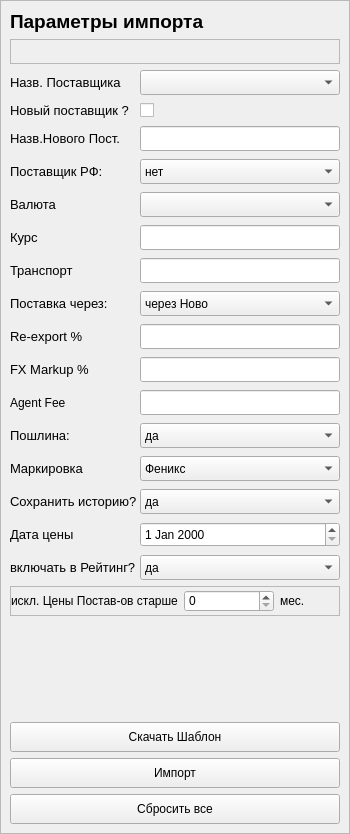
          <widget class="QFrame" name="frame_LeftPanel">
           <property name="minimumSize">
            <size>
             <width>350</width>
             <height>0</height>
            </size>
           </property>
           <property name="maximumSize">
            <size>
             <width>300</width>
             <height>16777215</height>
            </size>
           </property>
           <property name="styleSheet">
            <string notr="true">#frame_LeftPanel {border: 1px solid #f09d54; border-radius: 8px;}</string>
           </property>
           <property name="frameShape">
            <enum>QFrame::Shape::StyledPanel</enum>
           </property>
           <property name="frameShadow">
            <enum>QFrame::Shadow::Raised</enum>
           </property>
           <layout class="QVBoxLayout" name="verticalLayout_left">
            <property name="spacing">
             <number>6</number>
            </property>
            <property name="leftMargin">
             <number>9</number>
            </property>
            <property name="topMargin">
             <number>9</number>
            </property>
            <property name="rightMargin">
             <number>9</number>
            </property>
            <property name="bottomMargin">
             <number>9</number>
            </property>
            <item>
             <widget class="QLabel" name="label_filter_title">
              <property name="font">
               <font>
                <family>Tahoma</family>
                <pointsize>14</pointsize>
                <italic>false</italic>
                <bold>true</bold>
               </font>
              </property>
              <property name="text">
               <string>Параметры импорта</string>
              </property>
             </widget>
            </item>
            <item>
             <widget class="QFrame" name="frame_4">
              <property name="minimumSize">
               <size>
                <width>0</width>
                <height>25</height>
               </size>
              </property>
              <property name="maximumSize">
               <size>
                <width>16777215</width>
                <height>25</height>
               </size>
              </property>
              <property name="frameShape">
               <enum>QFrame::Shape::StyledPanel</enum>
              </property>
              <property name="frameShadow">
               <enum>QFrame::Shadow::Raised</enum>
              </property>
             </widget>
            </item>
            <item>
             <widget class="QFrame" name="frame_import_grid">
              <property name="frameShape">
               <enum>QFrame::Shape::NoFrame</enum>
              </property>
              <property name="frameShadow">
               <enum>QFrame::Shadow::Plain</enum>
              </property>
              <layout class="QGridLayout" name="gridLayout_import">
               <property name="leftMargin">
                <number>0</number>
               </property>
               <property name="topMargin">
                <number>0</number>
               </property>
               <property name="rightMargin">
                <number>0</number>
               </property>
               <property name="bottomMargin">
                <number>0</number>
               </property>
               <property name="horizontalSpacing">
                <number>0</number>
               </property>
               <property name="verticalSpacing">
                <number>8</number>
               </property>
               <item row="3" column="0">
                <widget class="QLabel" name="label_new_supplier">
                 <property name="font">
                  <font>
                   <family>Tahoma</family>
                   <pointsize>10</pointsize>
                   <italic>false</italic>
                   <bold>false</bold>
                  </font>
                 </property>
                 <property name="text">
                  <string>Новый поставщик ?</string>
                 </property>
                </widget>
               </item>
               <item row="14" column="1">
                <widget class="QComboBox" name="cbo_Marking">
                 <property name="minimumSize">
                  <size>
                   <width>0</width>
                   <height>25</height>
                  </size>
                 </property>
                 <property name="maximumSize">
                  <size>
                   <width>16777215</width>
                   <height>25</height>
                  </size>
                 </property>
                 <item>
                  <property name="text">
                   <string>Феникс</string>
                  </property>
                 </item>
                 <item>
                  <property name="text">
                   <string>Поставщик</string>
                  </property>
                 </item>
                </widget>
               </item>
               <item row="8" column="0">
                <widget class="QLabel" name="label_5">
                 <property name="minimumSize">
                  <size>
                   <width>70</width>
                   <height>0</height>
                  </size>
                 </property>
                 <property name="maximumSize">
                  <size>
                   <width>70</width>
                   <height>16777215</height>
                  </size>
                 </property>
                 <property name="font">
                  <font>
                   <family>Tahoma</family>
                   <pointsize>10</pointsize>
                   <italic>false</italic>
                   <bold>false</bold>
                  </font>
                 </property>
                 <property name="text">
                  <string>Транспорт</string>
                 </property>
                </widget>
               </item>
               <item row="9" column="1">
                <widget class="QComboBox" name="cbo_viaNovo">
                 <property name="minimumSize">
                  <size>
                   <width>0</width>
                   <height>25</height>
                  </size>
                 </property>
                 <property name="maximumSize">
                  <size>
                   <width>16777215</width>
                   <height>25</height>
                  </size>
                 </property>
                 <item>
                  <property name="text">
                   <string>через Ново</string>
                  </property>
                 </item>
                 <item>
                  <property name="text">
                   <string>в Мск</string>
                  </property>
                 </item>
                </widget>
               </item>
               <item row="7" column="0">
                <widget class="QLabel" name="label_2">
                 <property name="minimumSize">
                  <size>
                   <width>35</width>
                   <height>0</height>
                  </size>
                 </property>
                 <property name="font">
                  <font>
                   <family>Tahoma</family>
                   <pointsize>10</pointsize>
                   <italic>false</italic>
                   <bold>false</bold>
                  </font>
                 </property>
                 <property name="text">
                  <string>Курс</string>
                 </property>
                </widget>
               </item>
               <item row="11" column="0">
                <widget class="QLabel" name="label_8">
                 <property name="minimumSize">
                  <size>
                   <width>90</width>
                   <height>0</height>
                  </size>
                 </property>
                 <property name="maximumSize">
                  <size>
                   <width>90</width>
                   <height>16777215</height>
                  </size>
                 </property>
                 <property name="font">
                  <font>
                   <family>Tahoma</family>
                   <pointsize>10</pointsize>
                   <italic>false</italic>
                   <bold>false</bold>
                  </font>
                 </property>
                 <property name="text">
                  <string>FX Markup %</string>
                 </property>
                </widget>
               </item>
               <item row="4" column="1">
                <widget class="QLineEdit" name="line_NewSupplier">
                 <property name="minimumSize">
                  <size>
                   <width>0</width>
                   <height>25</height>
                  </size>
                 </property>
                 <property name="maximumSize">
                  <size>
                   <width>16777215</width>
                   <height>25</height>
                  </size>
                 </property>
                 <property name="text">
                  <string/>
                 </property>
                </widget>
               </item>
               <item row="5" column="1">
                <widget class="QComboBox" name="cbo_SupplierRF">
                 <property name="minimumSize">
                  <size>
                   <width>0</width>
                   <height>25</height>
                  </size>
                 </property>
                 <property name="maximumSize">
                  <size>
                   <width>16777215</width>
                   <height>25</height>
                  </size>
                 </property>
                 <item>
                  <property name="text">
                   <string>нет</string>
                  </property>
                 </item>
                 <item>
                  <property name="text">
                   <string>да</string>
                  </property>
                 </item>
                </widget>
               </item>
               <item row="3" column="1">
                <widget class="QCheckBox" name="cbx_NewSupplier">
                 <property name="minimumSize">
                  <size>
                   <width>150</width>
                   <height>0</height>
                  </size>
                 </property>
                 <property name="styleSheet">
                  <string notr="true">color: rgb(0, 0, 0);</string>
                 </property>
                 <property name="text">
                  <string/>
                 </property>
                </widget>
               </item>
               <item row="16" column="1">
                <widget class="QDateEdit" name="date_Price">
                 <property name="minimumSize">
                  <size>
                   <width>0</width>
                   <height>25</height>
                  </size>
                 </property>
                 <property name="maximumSize">
                  <size>
                   <width>16777215</width>
                   <height>25</height>
                  </size>
                 </property>
                </widget>
               </item>
               <item row="6" column="0">
                <widget class="QLabel" name="label">
                 <property name="minimumSize">
                  <size>
                   <width>50</width>
                   <height>0</height>
                  </size>
                 </property>
                 <property name="font">
                  <font>
                   <family>Tahoma</family>
                   <pointsize>10</pointsize>
                   <italic>false</italic>
                   <bold>false</bold>
                  </font>
                 </property>
                 <property name="text">
                  <string>Валюта</string>
                 </property>
                </widget>
               </item>
               <item row="4" column="0">
                <widget class="QLabel" name="label_blank_new_supplier">
                 <property name="font">
                  <font>
                   <family>Tahoma</family>
                   <pointsize>10</pointsize>
                   <italic>false</italic>
                   <bold>false</bold>
                  </font>
                 </property>
                 <property name="text">
                  <string>Назв.Нового Пост.</string>
                 </property>
                </widget>
               </item>
               <item row="9" column="0">
                <widget class="QLabel" name="label_6">
                 <property name="minimumSize">
                  <size>
                   <width>105</width>
                   <height>0</height>
                  </size>
                 </property>
                 <property name="maximumSize">
                  <size>
                   <width>105</width>
                   <height>16777215</height>
                  </size>
                 </property>
                 <property name="font">
                  <font>
                   <family>Tahoma</family>
                   <pointsize>10</pointsize>
                   <italic>false</italic>
                   <bold>false</bold>
                  </font>
                 </property>
                 <property name="text">
                  <string>Поставка через:</string>
                 </property>
                </widget>
               </item>
               <item row="7" column="1">
                <widget class="QLineEdit" name="line_ExchangeRate">
                 <property name="minimumSize">
                  <size>
                   <width>0</width>
                   <height>25</height>
                  </size>
                 </property>
                 <property name="maximumSize">
                  <size>
                   <width>16777215</width>
                   <height>25</height>
                  </size>
                 </property>
                </widget>
               </item>
               <item row="17" column="0">
                <widget class="QLabel" name="label_13">
                 <property name="minimumSize">
                  <size>
                   <width>130</width>
                   <height>0</height>
                  </size>
                 </property>
                 <property name="maximumSize">
                  <size>
                   <width>130</width>
                   <height>16777215</height>
                  </size>
                 </property>
                 <property name="font">
                  <font>
                   <family>Tahoma</family>
                   <pointsize>10</pointsize>
                   <italic>false</italic>
                   <bold>false</bold>
                  </font>
                 </property>
                 <property name="text">
                  <string>включать в Рейтинг?</string>
                 </property>
                </widget>
               </item>
               <item row="5" column="0">
                <widget class="QLabel" name="label_10">
                 <property name="minimumSize">
                  <size>
                   <width>100</width>
                   <height>0</height>
                  </size>
                 </property>
                 <property name="maximumSize">
                  <size>
                   <width>100</width>
                   <height>16777215</height>
                  </size>
                 </property>
                 <property name="font">
                  <font>
                   <family>Tahoma</family>
                   <pointsize>10</pointsize>
                   <italic>false</italic>
                   <bold>false</bold>
                  </font>
                 </property>
                 <property name="text">
                  <string>Поставщик РФ:</string>
                 </property>
                </widget>
               </item>
               <item row="17" column="1">
                <widget class="QComboBox" name="cbo_Rating">
                 <property name="minimumSize">
                  <size>
                   <width>0</width>
                   <height>25</height>
                  </size>
                 </property>
                 <property name="maximumSize">
                  <size>
                   <width>16777215</width>
                   <height>25</height>
                  </size>
                 </property>
                 <item>
                  <property name="text">
                   <string>да</string>
                  </property>
                 </item>
                 <item>
                  <property name="text">
                   <string>нет</string>
                  </property>
                 </item>
                </widget>
               </item>
               <item row="11" column="1">
                <widget class="QLineEdit" name="line_FXMarkup">
                 <property name="minimumSize">
                  <size>
                   <width>0</width>
                   <height>25</height>
                  </size>
                 </property>
                 <property name="maximumSize">
                  <size>
                   <width>16777215</width>
                   <height>25</height>
                  </size>
                 </property>
                </widget>
               </item>
               <item row="2" column="0">
                <widget class="QLabel" name="label_4">
                 <property name="minimumSize">
                  <size>
                   <width>100</width>
                   <height>0</height>
                  </size>
                 </property>
                 <property name="font">
                  <font>
                   <family>Tahoma</family>
                   <pointsize>10</pointsize>
                   <italic>false</italic>
                   <bold>false</bold>
                  </font>
                 </property>
                 <property name="styleSheet">
                  <string notr="true"/>
                 </property>
                 <property name="text">
                  <string>Назв. Поставщика</string>
                 </property>
                </widget>
               </item>
               <item row="14" column="0">
                <widget class="QLabel" name="label_3">
                 <property name="minimumSize">
                  <size>
                   <width>80</width>
                   <height>0</height>
                  </size>
                 </property>
                 <property name="maximumSize">
                  <size>
                   <width>80</width>
                   <height>16777215</height>
                  </size>
                 </property>
                 <property name="font">
                  <font>
                   <family>Tahoma</family>
                   <pointsize>10</pointsize>
                   <italic>false</italic>
                   <bold>false</bold>
                  </font>
                 </property>
                 <property name="text">
                  <string>Маркировка</string>
                 </property>
                </widget>
               </item>
               <item row="8" column="1">
                <widget class="QLineEdit" name="line_Transport">
                 <property name="minimumSize">
                  <size>
                   <width>0</width>
                   <height>25</height>
                  </size>
                 </property>
                 <property name="maximumSize">
                  <size>
                   <width>16777215</width>
                   <height>25</height>
                  </size>
                 </property>
                </widget>
               </item>
               <item row="6" column="1">
                <widget class="QComboBox" name="cbo_Currency">
                 <property name="minimumSize">
                  <size>
                   <width>0</width>
                   <height>25</height>
                  </size>
                 </property>
                 <property name="maximumSize">
                  <size>
                   <width>16777215</width>
                   <height>25</height>
                  </size>
                 </property>
                </widget>
               </item>
               <item row="15" column="1">
                <widget class="QComboBox" name="cbo_History">
                 <property name="minimumSize">
                  <size>
                   <width>0</width>
                   <height>25</height>
                  </size>
                 </property>
                 <property name="maximumSize">
                  <size>
                   <width>16777215</width>
                   <height>25</height>
                  </size>
                 </property>
                 <item>
                  <property name="text">
                   <string>да</string>
                  </property>
                 </item>
                 <item>
                  <property name="text">
                   <string>нет</string>
                  </property>
                 </item>
                </widget>
               </item>
               <item row="10" column="1">
                <widget class="QLineEdit" name="line_Reexport">
                 <property name="minimumSize">
                  <size>
                   <width>0</width>
                   <height>25</height>
                  </size>
                 </property>
                 <property name="maximumSize">
                  <size>
                   <width>16777215</width>
                   <height>25</height>
                  </size>
                 </property>
                </widget>
               </item>
               <item row="16" column="0">
                <widget class="QLabel" name="label_12">
                 <property name="minimumSize">
                  <size>
                   <width>70</width>
                   <height>0</height>
                  </size>
                 </property>
                 <property name="maximumSize">
                  <size>
                   <width>70</width>
                   <height>16777215</height>
                  </size>
                 </property>
                 <property name="font">
                  <font>
                   <family>Tahoma</family>
                   <pointsize>10</pointsize>
                   <italic>false</italic>
                   <bold>false</bold>
                  </font>
                 </property>
                 <property name="text">
                  <string>Дата цены</string>
                 </property>
                </widget>
               </item>
               <item row="13" column="1">
                <widget class="QComboBox" name="cbo_Customs">
                 <property name="minimumSize">
                  <size>
                   <width>0</width>
                   <height>25</height>
                  </size>
                 </property>
                 <property name="maximumSize">
                  <size>
                   <width>16777215</width>
                   <height>25</height>
                  </size>
                 </property>
                 <item>
                  <property name="text">
                   <string>да</string>
                  </property>
                 </item>
                 <item>
                  <property name="text">
                   <string>нет</string>
                  </property>
                 </item>
                </widget>
               </item>
               <item row="15" column="0">
                <widget class="QLabel" name="label_11">
                 <property name="minimumSize">
                  <size>
                   <width>130</width>
                   <height>0</height>
                  </size>
                 </property>
                 <property name="maximumSize">
                  <size>
                   <width>130</width>
                   <height>16777215</height>
                  </size>
                 </property>
                 <property name="font">
                  <font>
                   <family>Tahoma</family>
                   <pointsize>10</pointsize>
                   <italic>false</italic>
                   <bold>false</bold>
                  </font>
                 </property>
                 <property name="text">
                  <string>Сохранить историю?</string>
                 </property>
                </widget>
               </item>
               <item row="10" column="0">
                <widget class="QLabel" name="label_7">
                 <property name="minimumSize">
                  <size>
                   <width>80</width>
                   <height>0</height>
                  </size>
                 </property>
                 <property name="maximumSize">
                  <size>
                   <width>80</width>
                   <height>16777215</height>
                  </size>
                 </property>
                 <property name="font">
                  <font>
                   <family>Tahoma</family>
                   <pointsize>10</pointsize>
                   <italic>false</italic>
                   <bold>false</bold>
                  </font>
                 </property>
                 <property name="text">
                  <string>Re-export %</string>
                 </property>
                </widget>
               </item>
               <item row="13" column="0">
                <widget class="QLabel" name="label_9">
                 <property name="minimumSize">
                  <size>
                   <width>70</width>
                   <height>0</height>
                  </size>
                 </property>
                 <property name="maximumSize">
                  <size>
                   <width>70</width>
                   <height>16777215</height>
                  </size>
                 </property>
                 <property name="font">
                  <font>
                   <family>Tahoma</family>
                   <pointsize>10</pointsize>
                   <italic>false</italic>
                   <bold>false</bold>
                  </font>
                 </property>
                 <property name="text">
                  <string>Пошлина:</string>
                 </property>
                </widget>
               </item>
               <item row="2" column="1">
                <widget class="QComboBox" name="cbo_SupplName">
                 <property name="minimumSize">
                  <size>
                   <width>0</width>
                   <height>25</height>
                  </size>
                 </property>
                 <property name="maximumSize">
                  <size>
                   <width>16777215</width>
                   <height>25</height>
                  </size>
                 </property>
                </widget>
               </item>
               <item row="12" column="1">
                <widget class="QLineEdit" name="line_AgentFee">
                 <property name="minimumSize">
                  <size>
                   <width>0</width>
                   <height>25</height>
                  </size>
                 </property>
                 <property name="maximumSize">
                  <size>
                   <width>16777215</width>
                   <height>25</height>
                  </size>
                 </property>
                </widget>
               </item>
               <item row="12" column="0">
                <widget class="QLabel" name="label_16">
                 <property name="text">
                  <string>Agent Fee</string>
                 </property>
                </widget>
               </item>
              </layout>
             </widget>
            </item>
            <item>
             <widget class="QFrame" name="frame_7">
              <property name="minimumSize">
               <size>
                <width>0</width>
                <height>30</height>
               </size>
              </property>
              <property name="frameShape">
               <enum>QFrame::Shape::StyledPanel</enum>
              </property>
              <property name="frameShadow">
               <enum>QFrame::Shadow::Raised</enum>
              </property>
              <layout class="QHBoxLayout" name="horizontalLayout_6">
               <property name="leftMargin">
                <number>0</number>
               </property>
               <property name="topMargin">
                <number>0</number>
               </property>
               <property name="rightMargin">
                <number>0</number>
               </property>
               <property name="bottomMargin">
                <number>0</number>
               </property>
               <item>
                <widget class="QLabel" name="label_18">
                 <property name="text">
                  <string>искл. Цены Постав-ов старше</string>
                 </property>
                </widget>
               </item>
               <item>
                <widget class="QSpinBox" name="spb_SuppPriceAge">
                 <property name="minimumSize">
                  <size>
                   <width>90</width>
                   <height>0</height>
                  </size>
                 </property>
                 <property name="maximumSize">
                  <size>
                   <width>90</width>
                   <height>16777215</height>
                  </size>
                 </property>
                </widget>
               </item>
               <item>
                <widget class="QLabel" name="label_19">
                 <property name="text">
                  <string>мес.</string>
                 </property>
                </widget>
               </item>
              </layout>
             </widget>
            </item>
            <item>
             <spacer name="verticalSpacer_left">
              <property name="orientation">
               <enum>Qt::Orientation::Vertical</enum>
              </property>
              <property name="sizeHint" stdset="0">
               <size>
                <width>20</width>
                <height>100</height>
               </size>
              </property>
             </spacer>
            </item>
            <item>
             <widget class="QPushButton" name="btn_DownFile">
              <property name="minimumSize">
               <size>
                <width>0</width>
                <height>30</height>
               </size>
              </property>
              <property name="maximumSize">
               <size>
                <width>16777215</width>
                <height>30</height>
               </size>
              </property>
              <property name="text">
               <string>Скачать Шаблон</string>
              </property>
              <property name="icon">
               <iconset resource="../resource.qrc">
                <normaloff>:/icon/icon/arrow-down-circle — копия — копия.svg</normaloff>:/icon/icon/arrow-down-circle — копия — копия.svg</iconset>
              </property>
             </widget>
            </item>
            <item>
             <widget class="QPushButton" name="btn_Import">
              <property name="minimumSize">
               <size>
                <width>0</width>
                <height>30</height>
               </size>
              </property>
              <property name="maximumSize">
               <size>
                <width>16777215</width>
                <height>30</height>
               </size>
              </property>
              <property name="text">
               <string>Импорт</string>
              </property>
              <property name="icon">
               <iconset resource="../resource.qrc">
                <normaloff>:/icon/icon/arrow-up-circle — копия — копия.svg</normaloff>:/icon/icon/arrow-up-circle — копия — копия.svg</iconset>
              </property>
             </widget>
            </item>
            <item>
             <widget class="QPushButton" name="btn_Reset">
              <property name="minimumSize">
               <size>
                <width>0</width>
                <height>30</height>
               </size>
              </property>
              <property name="maximumSize">
               <size>
                <width>16777215</width>
                <height>30</height>
               </size>
              </property>
              <property name="text">
               <string>Сбросить все</string>
              </property>
              <property name="icon">
               <iconset resource="../resource.qrc">
                <normaloff>:/icon/icon/loader — копия — копия.svg</normaloff>:/icon/icon/loader — копия — копия.svg</iconset>
              </property>
             </widget>
            </item>
           </layout>
          </widget>
